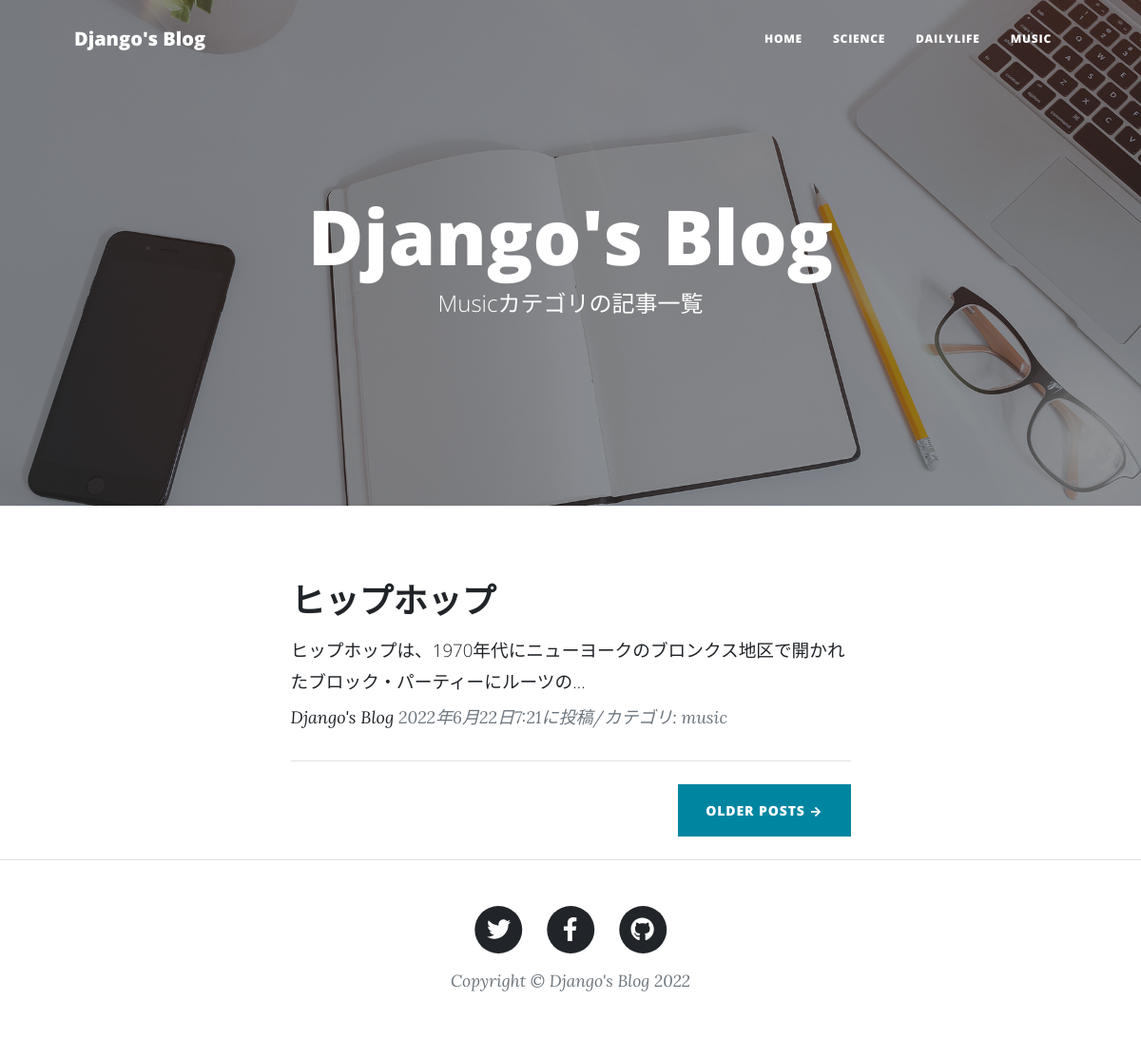
/music-list/, run on the app's committed database.
### blogapp/models.py (models this page shows, shortened)
class BlogPost(models.Model):
    CATEGORY =(('science', '科学のこと'),
               ('dailylife', '日常のこと'),
               ('music', '音楽のこと'))
    title = models.CharField(
        verbose_name ='タイトル',
        max_length= 200
        )
    content = models.TextField(
        verbose_name='本文'
        )
    posted_at = models.DateTimeField(
        verbose_name = '投稿日時',
        auto_now_add = True #日時を自動追加
        )
    category = models.CharField(
        verbose_name='カテゴリ',
        max_length = 50,
        choices = CATEGORY
        )

### blogapp/views.py (the view)
class MusicView(ListView):
    template_name = 'music_list.html'
    model = BlogPost
    context_object_name = 'music_records'
    queryset = BlogPost.objects.filter(
        category='music').order_by('-posted_at')

### blogapp/templates/music_list.html (shortened to what this page needs)
{% extends 'base.html' %}
{% load static %}
        {% block header %}
        <header class="masthead" style="background-image: url({% static 'assets/img/home-bg.jpg' %})">
            <div class="container position-relative px-4 px-lg-5">
                <div class="row gx-4 gx-lg-5 justify-content-center">
                    <div class="col-md-10 col-lg-8 col-xl-7">
                        <div class="site-heading">
                            <h1>Django's Blog</h1>
                            <span class="subheading">Musicカテゴリの記事一覧</span>
                        </div>
                    </div>
                </div>
            </div>
        </header>
        {% endblock %}
        {% block contents %}
        <div class="container px-4 px-lg-5">
            <div class="row gx-4 gx-lg-5 justify-content-center">
                <div class="col-md-10 col-lg-8 col-xl-7">
                    {% for record in music_records %}
                    <div class="post-preview">
                        <a href="{% url 'blogapp:blog_detail' record.pk %}">
                            <h2 class="post-title">
                                 {{record.title}}</h2>
                            <h3 class="post-subtitle">
                                <span style="font-size : 14pt">
                                {{record.content|truncatechars:50}}
                                </span>
                            </h3>
                        </a>
                        <p class="post-meta">
                            <a href="#">Django's Blog</a>
                            {{record.posted_at}}に投稿/カテゴリ:
                            {{record.category}}</p>
                </div>
                    <hr class="my-4" />
                    {% endfor %}
                    <div class="d-flex justify-content-end mb-4"><a class="btn btn-primary text-uppercase" href="#!">Older Posts →</a></div>
                </div>
            </div>
        </div>
        {% endblock %}

### data on the page
BlogPost: title "ヒップホップ", content "ヒップホップは、1970年代にニューヨークのブロンクス地区で開かれたブロック・パーティーにルーツの…", posted_at "2022年6月22日7:21", category "music"
